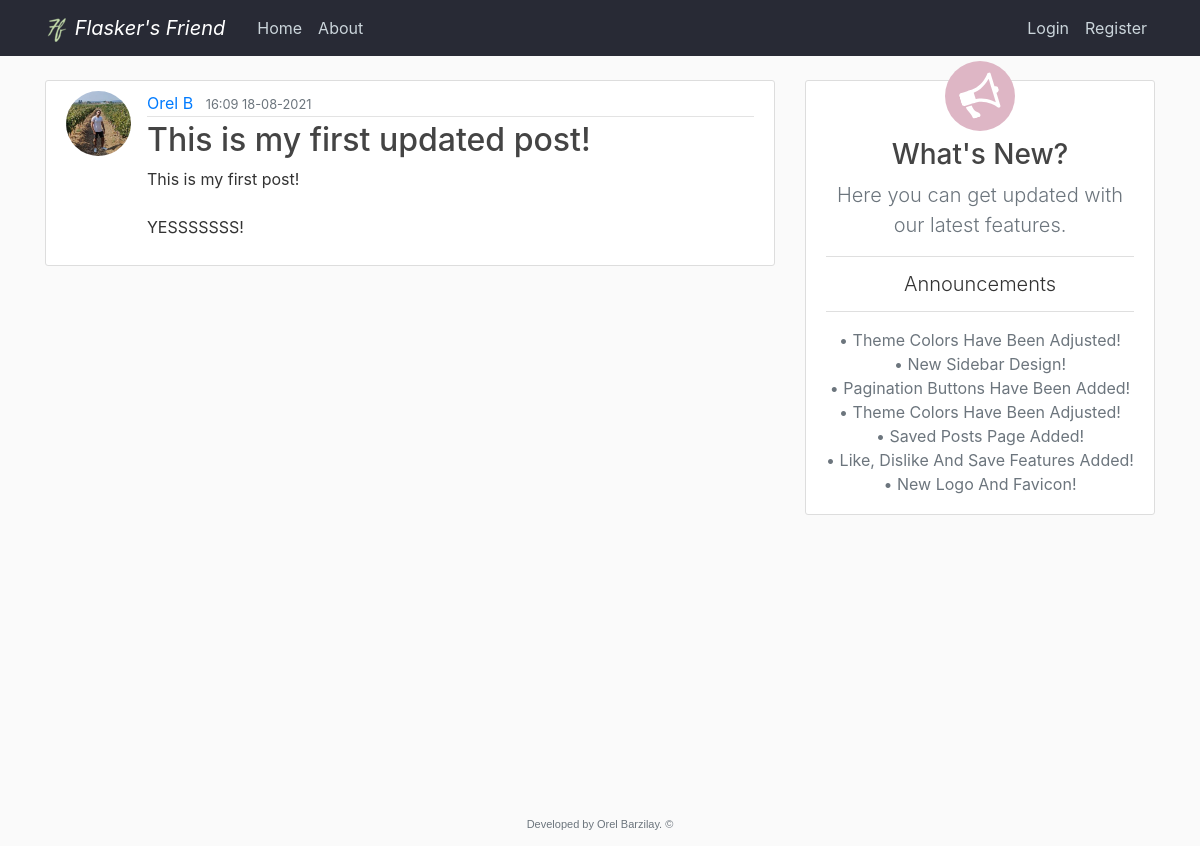
/post/1, run on the app's committed database.
### flaskblog/models.py (models this page shows, shortened)
class User(db.Model, UserMixin):
    id = db.Column(db.Integer, primary_key=True)
    username = db.Column(db.String(20), unique=True, nullable=False)
    email = db.Column(db.String(120), unique=True, nullable=False)
    image_file = db.Column(db.String(20), nullable=False, default='default.jpg')
    password = db.Column(db.String(60), nullable=False)
    admin = db.Column(db.Integer, nullable=False, default=0)  # Self Added
    posts = db.relationship('Post', backref='author', lazy=True)  # Here we refer the post class
    liked = db.relationship('PostLike', foreign_keys='PostLike.user_id', backref='user', lazy='dynamic')
    disliked = db.relationship('PostDislike', foreign_keys='PostDislike.user_id', backref='user', lazy='dynamic')
    saved = db.relationship('PostSave', foreign_keys='PostSave.user_id', backref='user', lazy='dynamic')

class Post(db.Model):
    id = db.Column(db.Integer, primary_key=True)
    title = db.Column(db.String(100), nullable=False)
    date_posted = db.Column(db.DateTime, nullable=False, default=datetime.now)
    content = db.Column(db.Text, nullable=False)
    user_id = db.Column(db.Integer, db.ForeignKey('user.id'), nullable=False)  # ForeignKey refers User table key
    likes = db.relationship('PostLike', backref='post', lazy='dynamic')
    dislikes = db.relationship('PostDislike', backref='post', lazy='dynamic')
    saves = db.relationship('PostSave', backref='post', lazy='dynamic')

class Announcements(db.Model):
    id = db.Column(db.Integer, primary_key=True)
    content = db.Column(db.Text, nullable=False)
    date_posted = db.Column(db.DateTime, nullable=False, default=datetime.now, onupdate=datetime.now)

### flaskblog/posts/routes.py (the view)
@posts.route("/post/<int:post_id>")
def post(post_id):
    anns = Announcements.query.order_by(Announcements.date_posted.desc())
    post = Post.query.get_or_404(post_id)  # Returns data from the database if it exists, if not it returns 404.
    return render_template('post.html', title=post.title, post=post, anns=anns)

### flaskblog/templates/post.html (shortened to what this page needs)
{% extends "layout.html" %}
{% block content %}
{% if current_user.is_authenticated %}
  <article class="media content-section-user-connected cancel-margin">
    <div class="d-flex align-content-stretch flex-wrap post-like-dislike">
      {% set vote_count = post.likes.count()-post.dislikes.count() %}
      {% if current_user.has_liked_post(post) %}
        <a class="bi bi-hand-thumbs-up-fill post-like-fill" href="{{ url_for('posts.post_action', post_id=post.id, action='like') }}"></a>
          {% if vote_count > 0 %}
            <span class="vote-count-positive">{{ vote_count }}</span>
          {% elif vote_count < 0 %}
            <span class="vote-count-negative">{{ vote_count }}</span>
          {% else %}
            <span class="vote-count-positive">Vote</span>
          {% endif %}
        <a class="bi bi-hand-thumbs-down post-dislike-outline" href="{{ url_for('posts.post_action', post_id=post.id, action='dislike') }}"></a>
      {% elif current_user.has_disliked_post(post) %}
        <a class="bi bi-hand-thumbs-up post-like-outline" href="{{ url_for('posts.post_action', post_id=post.id, action='like') }}"></a>
          {% if vote_count > 0 %}
            <span class="vote-count-positive">{{ vote_count }}</span>
          {% elif vote_count < 0 %}
            <span class="vote-count-negative">{{ vote_count }}</span>
          {% else %}
            <span class="vote-count-negative">Vote</span>
          {% endif %}
        <a class="bi bi-hand-thumbs-down-fill post-dislike-fill" href="{{ url_for('posts.post_action', post_id=post.id, action='dislike') }}"></a>
      {% else %}
        <a class="bi bi-hand-thumbs-up post-like-outline" href="{{ url_for('posts.post_action', post_id=post.id, action='like') }}"></a>
          {% if vote_count > 0 %}
            <span class="vote-count-positive">{{ vote_count }}</span>
          {% elif vote_count < 0 %}
            <span class="vote-count-negative">{{ vote_count }}</span>
          {% else %}
            <span class="vote-count-no-vote">Vote</span>
          {% endif %}
        <a class="bi bi-hand-thumbs-down post-dislike-outline" href="{{ url_for('posts.post_action', post_id=post.id, action='dislike') }}"></a>
      {% endif %}
    </div>
    <img class="rounded-circle article-img" src="{{ url_for('static', filename='profile_pics/' + post.author.image_file) }}">
    <div class="media-body">
      <div class="article-metadata">
        <a class="mr-2" href="{{ url_for('users.user_posts', username=post.author.username) }}">{{ post.author.username }}</a>
        <small class="text-muted">{{ post.date_posted.strftime('%H:%M %d-%m-%Y') }}</small>
        {% if not current_user.has_saved_post(post) %}
          <a class="bi bi-bookmark-heart post-favorite-outline" href="{{ url_for('posts.post_action', post_id=post.id, action='save') }}"></a>
        {% else %}
          <a class="bi bi-bookmark-heart-fill post-favorite-fill" href="{{ url_for('posts.post_action', post_id=post.id, action='unsave') }}"></a>
        {% endif %}
      </div>
      {% if post.author == current_user or current_user.admin%}
        <div >
          <a class="btn btn-secondary btn-sm m-1" href="{{ url_for('posts.update_post', post_id=post.id) }}">Update</a>
          <button type="button" class="btn btn-danger btn-sm mt-1 mb-1" data-toggle="modal" data-target="#deleteModal">Delete</button>
        </div>
      {% endif %}
      <h2><a class="article-title" href="{{ url_for('posts.post', post_id=post.id) }}">{{ post.title }}</a></h2>
      <p class="article-content">{{ post.content }}</p>
    </div>
  </article>
  {% else %}
    <article class="media content-section cancel-margin">
      <img class="rounded-circle article-img" src="{{ url_for('static', filename='profile_pics/' + post.author.image_file) }}">
      <div class="media-body">
        <div class="article-metadata">
          <a class="mr-2" href="{{ url_for('users.user_posts', username=post.author.username) }}">{{ post.author.username }}</a>
          <small class="text-muted">{{ post.date_posted.strftime('%H:%M %d-%m-%Y') }}</small>
        </div>
        <h2 class="article-title">{{ post.title }}</h2>
        <p class="article-content">{{ post.content }}</p>
      </div>
    </article>
  {% endif %}
{% endblock content %}

### flaskblog/templates/layout.html (shortened to what this page needs)
<!DOCTYPE html>
<html lang="en">
<head>
    <link rel="stylesheet" href="https://stackpath.bootstrapcdn.com/bootstrap/4.3.1/css/bootstrap.min.css">
    <link rel="stylesheet" type="text/css" href="{{ url_for('static', filename='main.css') }}">
    <link rel="stylesheet" href="https://cdn.jsdelivr.net/npm/bootstrap-icons@1.5.0/font/bootstrap-icons.css">
</head>
<body>
  <div class="content">
    <header class="site-header">
      <nav class="navbar navbar-expand-md navbar-dark bg-steel fixed-top">
        <div class="container">
          <a class="navbar-brand mr-4 font-italic" href="/">
            <img src="{{ url_for('static', filename='logo_24x24.png') }}" style="height: 24px;">
            Flasker's Friend
          </a>
          <div class="collapse navbar-collapse" id="navbarToggle">
            <div class="navbar-nav mr-auto">
              <a class="nav-item nav-link" href="{{ url_for('main.home') }}">Home</a>
              <a class="nav-item nav-link" href="{{ url_for('main.about') }}">About</a>
            </div>
            <div class="navbar-nav">
              {% if current_user.is_authenticated and current_user.admin == 1 %}
                <a class="nav-item nav-link" style="padding-bottom: 0; padding-top: 4px;" href="{{ url_for('users.account') }}">
                  <img class="rounded-circle navbar-account-img my-auto" src="{{ url_for('static', filename='profile_pics/' + current_user.image_file) }}">
                  {{ current_user.username }}
                </a>
                <a class="nav-item nav-link" href="{{ url_for('posts.new_post') }}">New Post</a>
                <a class="nav-item nav-link" href="{{ url_for('admin.admin_panel') }}">Admin Panel</a>
                <a class="nav-item nav-link" href="{{ url_for('users.logout') }}">Logout</a>
              {% else %}
                <a class="nav-item nav-link" href="{{ url_for('users.login') }}">Login</a>
                <a class="nav-item nav-link" href="{{ url_for('users.register') }}">Register</a>
              {% endif %}
            </div>
          </div>
        </div>
      </nav>
    </header>
    {% block main_container %}
    <main role="main" class="container">
      <div class="row main-container">
        {% endblock main_container %}
        {% block sidebox %}
        <div class="col-md-8">
        {% endblock sidebox %}
          {% block content %}{% endblock content %}
        </div>
        {% block sidebar %}
          <div class="col-md-4">
            <div class="content-section sidebar-margin">
                <span class="sidebar-circle">
                    <img class="sidebar-megaphone" src="{{ url_for('static', filename='megaphone-white.svg') }}">
                </span>
              <h3 class="text-center">What's New?</h3>
              <p class="text-muted text-center lead">Here you can get updated with our latest features.</p>
                <ul class="list-group list-group-flush">
                {% if current_user.is_authenticated and current_user.admin %}
                  <a class="list-group-item text-center lead mb-2 sidebar-announcement-button" href="{{ url_for('admin.announcements') }}" data-toggle="tooltip" data-placement="bottom" title="Click To Manage">
                    Announcements
                  </a>
                {% else %}
                  <li class="list-group-item text-center lead mb-2">
                    Announcements
                  </li>
                {% endif %}
                <p class="text-center mt-2 text-muted sidebar-p-mb">
                  {% for ann in anns %}
                      &#8226; {{ann.content}}<br>
                  {% endfor %}
                </p>
                </ul>
            </div>
          </div>
      </div>
      {% endblock sidebar %}
    </main>
  </div>
    <footer class="footer">
      <p class="site-footer text-muted text-center">Developed by Orel Barzilay. &copy;</p>
    </footer>
</body>
</html>

### flaskblog/static/main.css (style rules this page uses)
html, body { height: 95.8%; }
.content { flex: 1 0 auto; }
body { background: #fafafa; color: #333333; margin-top: 5rem; display: flex; flex-direction: column; }
h1, h2, h3, h4, h5, h6 { color: #444444; }
.bg-steel { background-color: #282a35; }
.site-header .navbar-nav .nav-link { color: #cbd5db; }
.content-section { background: #ffffff; padding: 10px 20px; border: 1px solid #dddddd; border-radius: 3px; margin-bottom: 20px; }
.article-title { color: #444444; overflow-wrap: anywhere }
.article-content { white-space: pre-line; overflow-wrap: anywhere }
.article-img { object-fit: cover; height: 65px; width: 65px; margin-right: 16px; }
.article-metadata { padding-bottom: 1px; margin-bottom: 4px; border-bottom: 1px solid #e3e3e3 }
.main-container { justify-content: center; }
.sidebar-circle { display: flex; justify-content: center; align-items: center; background: #deb6c5; color: #deb6c5; border-radius: 50%; padding: 10px; height: 70px; width: 70px; top: -30px; position: relative; margin-left: auto; margin-right: auto; margin-bottom: -23px; left: 0; right: 0; }
.sidebar-megaphone { height: 40px; transform: rotate(343deg); }
.sidebar-p-mb { margin-bottom: 8px; }
.footer { flex-shrink: 0; }
.site-footer { font: normal 11px arial,Calibri,Verdana,Geneva,sans-serif; }

### data on the page
User: image_file (picture), author.username "Orel B"
Post: date_posted "16:09 18-08-2021", title "This is my first updated post!", content "This is my first post! YESSSSSSS!"
Announcements: content "Theme Colors Have Been Adjusted!"
Announcements: content "New Sidebar Design!"
Announcements: content "Pagination Buttons Have Been Added!"
Announcements: content "Theme Colors Have Been Adjusted!"
Announcements: content "Saved Posts Page Added!"
Announcements: content "Like, Dislike And Save Features Added!"
Announcements: content "New Logo And Favicon!"
